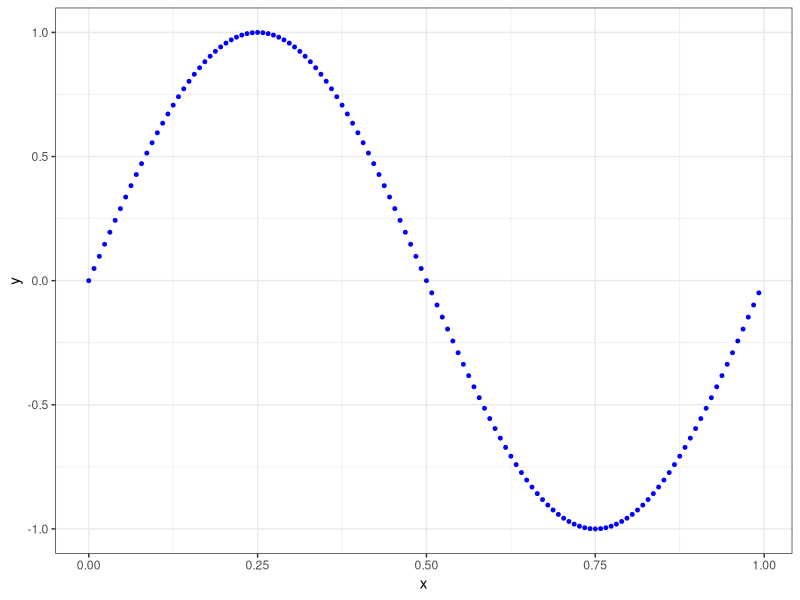
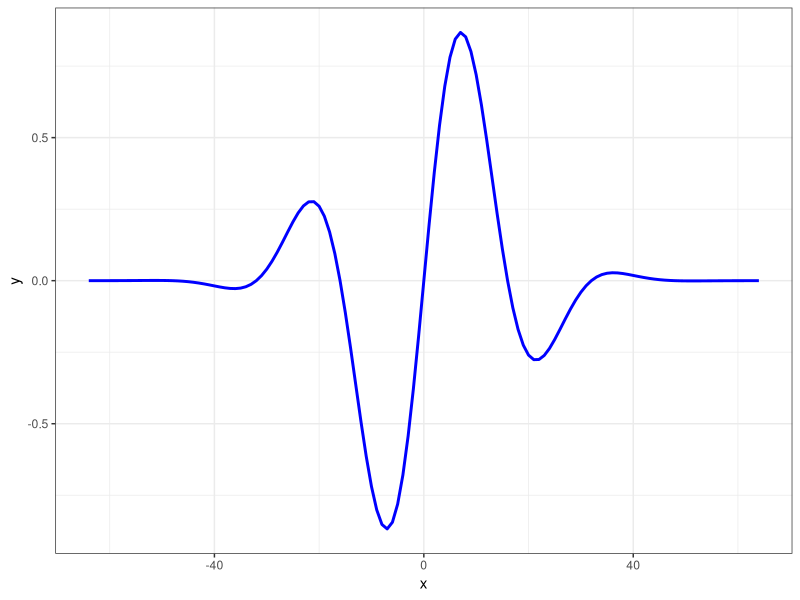

R code for these plots, in order:
## ---- chunk 1
library(ggplot2)
x <- (0:127)/128
y <- sin(2*pi*x)
plot.data <- data.frame(x=x, y=y)
ggplot(data = plot.data, aes(x = x, y = y)) + 
 geom_point(size = 1, color = "blue")+
 theme_bw()
## ---- chunk 2
library(ggplot2)
phi <- function(x, a, b) 
 sin(2*pi/128 * 4 * ((x-b)/a)) * exp(-(x)^2/400) * 1/sqrt(a)
plot.data <- data.frame(x = (-64):64, y = phi((-64):64, 1, 0))
ggplot(data = plot.data, aes(x = x, y = y)) + geom_line(color = "blue", size = 1) + theme_bw() 
## ---- chunk 3

